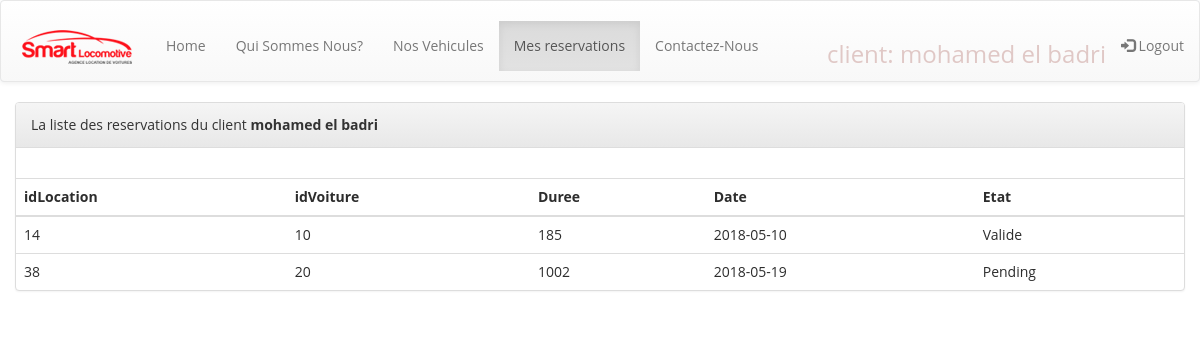
Screenshot of /mesreservations.php (signed in) with the database file from the repository.
### tables this page shows
CREATE TABLE IF NOT EXISTS `location` (
  `idlocation` int(10) NOT NULL AUTO_INCREMENT,
  `idvoiture` int(11) NOT NULL,
  `client` varchar(20) NOT NULL,
  `duree` int(10) DEFAULT NULL,
  `datelocation` date DEFAULT NULL,
  `Etat` varchar(10) NOT NULL DEFAULT 'Pending',
  PRIMARY KEY (`idlocation`)
);

### mesreservations.php (the view, shortened to what this page needs)
<?php
if ( $_SESSION['logged_in'] != 1 ) {
  echo "Vous devez vous connecter avant de voir votre page de profil!";
  header("location:index.html");
}
else {
    $first_name = $_SESSION['first_name'];
    $last_name = $_SESSION['last_name'];
    $client = $first_name. ' '.$last_name ;
}
?>
<!DOCTYPE html>
<html lang="en">
<head>
  <link rel="stylesheet" href="https://maxcdn.bootstrapcdn.com/bootstrap/3.3.7/css/bootstrap.min.css">
  <link rel="stylesheet" href="https://maxcdn.bootstrapcdn.com/bootstrap/3.3.7/css/bootstrap-theme.min.css">
  <link rel="stylesheet" type="text/css" href="css/nosvehicules.css">
</head>
<body>
  <nav class="navbar navbar-default mynav">
    <div class="container-fluid">
      <div class="navbar-header">
        <a class="navbar-brand navimg" href="index.php">
          <img alt="Brand" src="img/mylogo.png">
        </a>
      </div>
      <ul class="nav navbar-nav">
        <li ><a href="homeclient.php">Home</a></li>
        <li><a href="nous.php">Qui Sommes Nous?</a></li>
        <li><a href="nosvehiculeclient.php">Nos Vehicules</a></li>
        <li class="active"><a href="mesreservations.php">Mes reservations</a></li>
        <li><a href="#">Contactez-Nous</a></li>
      </ul>
      <ul class="nav navbar-nav navbar-right">
        <li><h3>client: <?= $client?>         </h3></li>
        <li><a href="logout.php"><span class="glyphicon glyphicon-log-in"></span> Logout</a></li>
      </ul>
    </div>
  </nav>
  <div class="container-fluid">
      <div class="panel panel-default">
    <div class="panel-heading">La liste des reservations du client <strong><?php echo $client ?></strong></div>
    <div class="panel-body">
    </div>
    <table class="table">
      <thead>
       <tr>
         <th>idLocation</th>
         <th>idVoiture</th>
         <th>Duree</th>
         <th>Date</th>
         <th>Etat</th>
       </tr>
         <?php
          include("adminfile/connexion.php");
          $sql = "SELECT *  FROM location WHERE client='$client'";
          $result = $conn->query($sql);
          if ($result->num_rows > 0) {
             while($row = $result->fetch_assoc()) {
               echo "<tr><td>".$row["idlocation"]."</td><td>".$row["idvoiture"]."</td><td> ".$row["duree"]."</td><td>".$row["datelocation"]." </td><td> ".$row["Etat"]."</td></tr>" ;
             }
         } else {
             echo "0 Reservations";
         }
         ?>
     </thead>
    </table>
    </div>
  </div>
</body>
</html>

### css/nosvehicules.css (style rules this page uses)
.navimg { padding-top:5px; padding-top:5px; margin-bottom:10px ; }
.mynav { color : #e0c8c6; background-color:#e0edff ; padding-top: 20px; padding-bottom: 20px margin-top: 20px; margin-bottom:20px }
div { display: block; }
ul, ol { margin-top: 0; margin-bottom: 10px; list-style-type: none; }
img, iframe { max-width: 100%; height: auto; }
img { vertical-align: middle; }
body { font-family: 'Open Sans', sans-serif, Arial; line-height: 24px; color: #2d2d2d; overflow-x: hidden; }

### rows the page displays
location: idlocation "14", idvoiture "10", duree "185", datelocation "2018-05-10", Etat "Valide"
location: idlocation "38", idvoiture "20", duree "1002", datelocation "2018-05-19", Etat "Pending"

### other values shown
$client "mohamed el badri"
